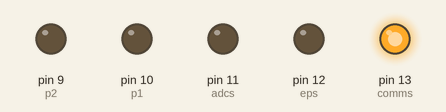
Simulated run of this sketch. Board: Arduino Uno, built with avr-gcc and run on an emulated ATmega328P. Parts: output pins drawn as LEDs (lit = HIGH).

Above: at 0.1 s.
At 3.1 s:
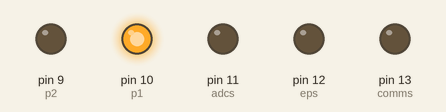
At 7.1 s:
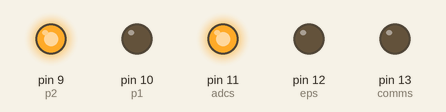
At 11.1 s:
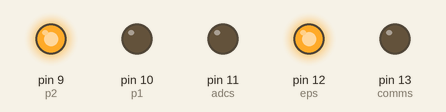
At 20.1 s:
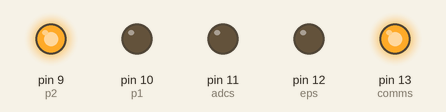
At 39.1 s:
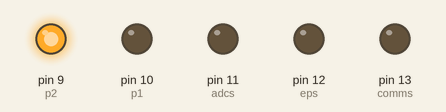
Timing chart, 0 to 40.0 s (numbered marks = the images above):
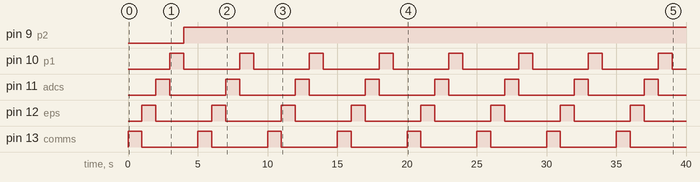

The sketch:

testLED.ino
```cpp
void setup() {
  // put your setup code here, to run once:
 pinMode(13, OUTPUT); //comms
 pinMode(12, OUTPUT); //eps
 pinMode(11, OUTPUT);  //adcs
 pinMode(10, OUTPUT);   //p1
 pinMode(9, OUTPUT);  //p2
}

void loop() {
  // put your main code here, to run repeatedly:
  digitalWrite(13, HIGH);
  delay(1000);

  digitalWrite(13, LOW);
  digitalWrite(12, HIGH);
  delay(1000);

  digitalWrite(12, LOW);
  digitalWrite(11, HIGH);
  delay(1000);

  digitalWrite(11, LOW);
  digitalWrite(10, HIGH);
  delay(1000);

  digitalWrite(10, LOW);
  digitalWrite(9, HIGH);
  delay(1000);
}
```

Measured:
- by itself, pin 9 (p2): LOW → HIGH at 4.0 s
- by itself, pin 10 (p1), pin 11 (adcs), pin 12 (eps), pin 13 (comms): alternates HIGH for 1.0 s and LOW for 4.0 s
